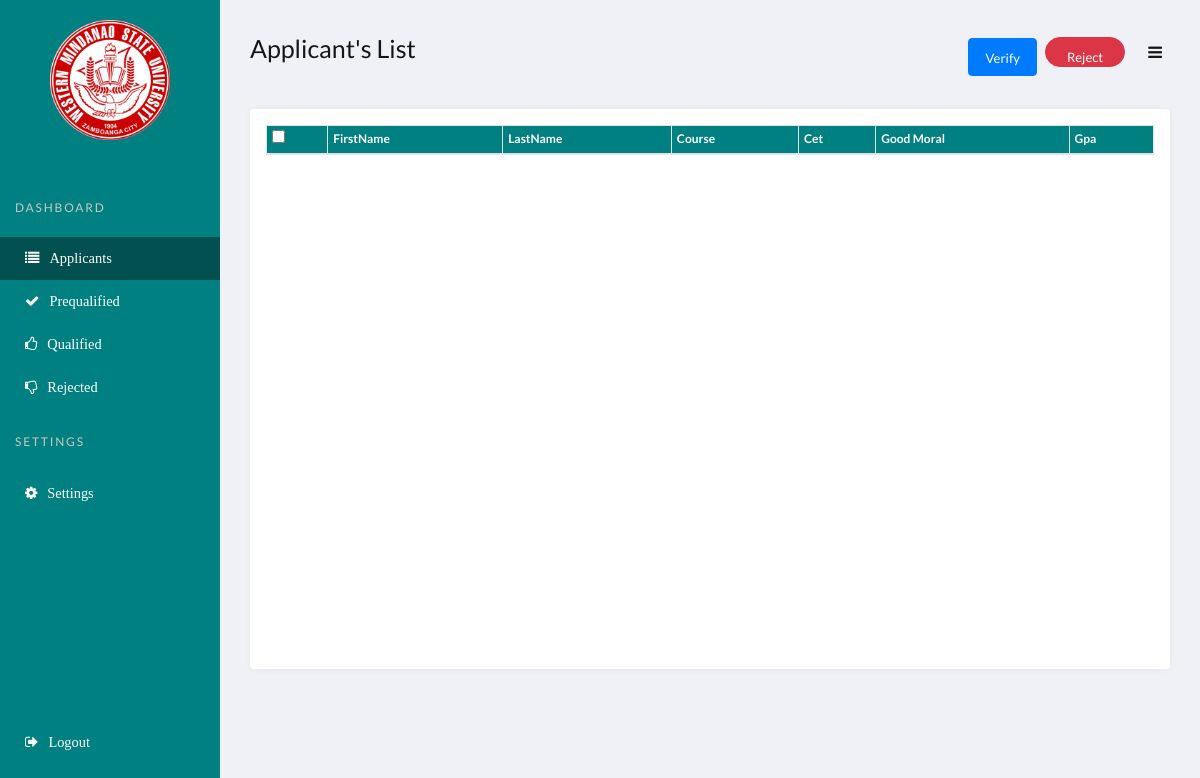
The app's page /admin/admin.main.php (signed in), older data.
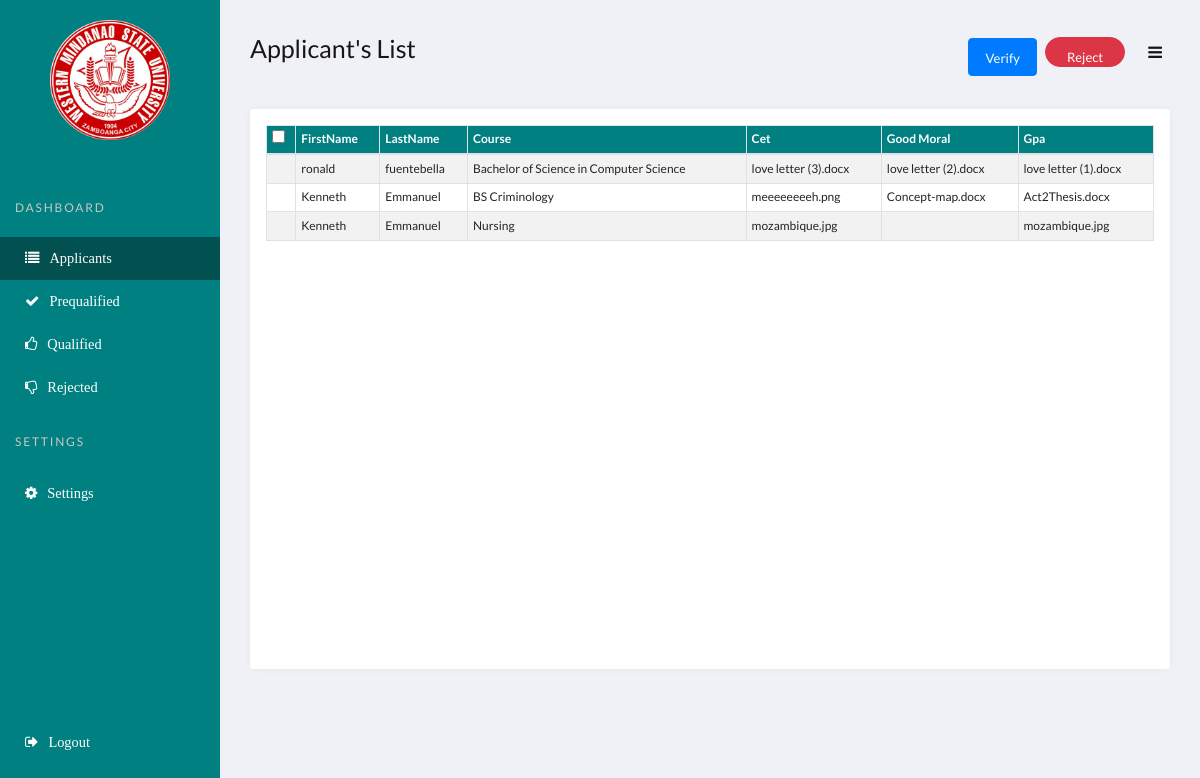
The same page, newer data.
### tables this page shows
CREATE TABLE `selectedcourse` (
  `id` int(11) NOT NULL,
  `user_id` int(11) NOT NULL,
  `course_id` int(11) NOT NULL,
  `file_id` int(11) NOT NULL
);

CREATE TABLE `users` (
  `id` int(11) NOT NULL,
  `username` varchar(100) NOT NULL,
  `fname` varchar(100) NOT NULL,
  `lname` varchar(100) NOT NULL,
  `email` varchar(100) NOT NULL,
  `user_type` varchar(100) NOT NULL,
  `password` varchar(100) NOT NULL
);

CREATE TABLE `coursestbl` (
  `course_id` int(11) NOT NULL,
  `course_name` varchar(255) NOT NULL,
  `course_description` varchar(1000) NOT NULL,
  `college_id` int(11) NOT NULL,
  `course_img` text DEFAULT NULL
);

CREATE TABLE `attachment` (
  `id` int(11) NOT NULL,
  `cet_path` text NOT NULL,
  `gmoral_path` text NOT NULL,
  `gpa_path` text NOT NULL,
  `shiftee_path` text DEFAULT NULL,
  `user_id` int(100) NOT NULL
);

### admin/admin.main.php (the view, shortened to what this page needs)
<?php
include('../functions.php');
?>
<!DOCTYPE html>
<html lang="en">
<head>
    <link rel="stylesheet" href="../bootstrap4/css/bootstrap.min.css">
    <link href="//maxcdn.bootstrapcdn.com/font-awesome/4.7.0/css/font-awesome.min.css" rel="stylesheet">
    <link rel="stylesheet" href="../css/admin.style.css">
    <link rel="stylesheet" type="text/css" href="../DataTables/datatables.css">
</head>
<body>
    <?php  if (isset($_SESSION['user'])) : ?>
    <header class="page-header">
        <nav>
          <a href="../index.html">
            <img class="logo mx-auto" src="../seal/wmsu-logo.png" alt="wmsu logo">
          </a>
          <ul class="admin-menu">
            <li class="menu-heading">
              <h3>Dashboard</h3>
            </li>
            <li>
                <a href="#admin.main.php" class="active">
                  <i class="fa fa-list" aria-hidden="true"><span>Applicants</span></i>
                </a>
            </li>
            <li>
                <a href="admin.pre.php">
                  <i class="fa fa-check" aria-hidden="true"><span>Prequalified</span></i>
                </a>
            </li>
            <li>
                <a href="admin.qual.php">
                    <i class="fa fa-thumbs-o-up" aria-hidden="true"><span>Qualified</span></i>
                </a>
            </li>
            <li>
              <a href="admin.rej.php">
                <i class="fa fa-thumbs-o-down" aria-hidden="true"><span>Rejected</span></i>
              </a>
            </li>
            <li class="menu-heading">
              <h3>Settings</h3>
            </li>
            <li>
              <a href="setting.admin.php">
                <i class="fa fa-cog" aria-hidden="true"><span>Settings</span></i>
              </a>
            </li>
            <li>
              <a href="../index.php?logout='1'">
                <i class="fa fa-sign-out"><span>Logout</span></i>
              </a>
            </li>
          </ul>
        </nav>
      </header>
      <?php endif ?>
      <section class="page-content">
        <section class="btn-group">
          <p class="section-name">Applicant's List</p>
          <div class="buttons">
            <button class="btn btn-primary mr-2 pl-3 pr-3"><span class="label">Verify</span></button>
            <button class="btn btn-danger pl-3 pr-3"><span class="label">Reject</span></button>
            <button class="toggle-more-menu" id="dropdown-more-buttons" data-toggle="dropdown" aria-haspopup="true" aria-expanded="false">
              <i class="fa fa-bars"></i>
            </button>
          </div>
        </section>
        <section class="grid">
          <article>
              <div class="table table-responsive-sm table-responsive-md table-responsive-lg table-responsive-xl mx-3 my-3">
                <table class="table table-sm table-striped table-bordered table-hover" id="printable-table">
                    <thead class="thead">
                    <?php $results = mysqli_query($db, "SELECT * from selectedcourse LEFT JOIN users ON selectedcourse.user_id = users.id
                     LEFT JOIN coursestbl ON selectedcourse.course_id = coursestbl.course_id
                     LEFT JOIN attachment ON selectedcourse.file_id = attachment.id ")?>
                        <tr>
                            <th><input type="checkbox" onclick="toggle(this)"></th>
                            <th>FirstName</th>
                            <th>LastName</th>
                            <th>Course</th>
                            <th>Cet</th>
                            <th>Good Moral</th>
                            <th>Gpa</th>
                        </tr>
                    </thead>
                    <tbody class="tbody">
                 <?php   while ($row = mysqli_fetch_array($results)) { ?>
                            <tr>
                            <td> </td>
                          <td><?php echo $row['fname']; ?> </td>
                          <td><?php echo $row['lname']; ?> </td>
                          <td><?php echo $row['course_name']; ?></td>
                          <td> <a href="../files_upload/attachment/<?php echo $row['cet_path']; ?>" ><?php echo $row['cet_path']; ?> </td>
                          <td> <a href="../files_upload/attachment/<?php echo $row['gmoral_path']; ?>" ><?php echo $row['gmoral_path']; ?> </td>
                          <td> <a href="../files_upload/attachment/<?php echo $row['gpa_path']; ?>" ><?php echo $row['gpa_path']; ?> </td>
                          <?php
                        }
                         ?>
                    </tbody>
                </table>
              </div>
          </article>
        </section>
      </section>
</body>
</html>

### css/admin.style.css (style rules this page uses)
:root { --page-header-bgColor: teal; --page-header-bgColor-hover: rgb(3, 80, 80); --page-header-txtColor: white; --page-header-headingColor: rgb(202, 198, 198); --page-header-width: 220px; --page-content-bgColor: #f0f1f6; --page-content-txtColor: #171616; --page-content-blockColor: #fff; --white: #fff; --black: #333; --blue: #00b9eb; --red: #ec1848; --border-radius: 4px; --box-shadow: 0 0 10px -2px rgba(0, 0, 0, 0.075); }
* { padding: 0; margin: 0; box-sizing: border-box; }
ul { list-style: none; }
a,button { color: inherit; }
a { text-decoration: none; }
button { background: none; cursor: pointer; }
button, input { border: none; }
i { display: block; }
body { font: 16px/1.5 "Lato", sans-serif; }
.page-header { position: fixed; top: 0; left: 0; right: 0; bottom: 0; overflow: auto; padding-top: 20px; width: var(--page-header-width); color: var(--page-header-txtColor); background: var(--page-header-bgColor); }
.page-header nav { display: flex; flex-direction: column; min-height: 100%; }
.page-header .logo { display: block; max-width: 120px; }
.page-header .admin-menu { display: flex; flex-direction: column; flex-grow: 1; margin-top: 35px; }
.page-header .admin-menu li:nth-last-child(2) { margin-bottom: 35px; }
.page-header .admin-menu li:last-child { margin-top: auto; margin-bottom: 20px; }
.page-header .admin-menu li > * { width: 100%; padding: 14px 15px; }
.page-header .admin-menu li i span { width: 100%; padding: 14px 10px; }
.page-header .admin-menu .menu-heading h3 { text-transform: uppercase; letter-spacing: 0.15em; font-size: 12px; margin-top: 12px; color: var(--page-header-headingColor); }
.page-header .admin-menu i { width: 10px; height: 15px; fill: var(--page-header-txtColor); margin-right: 0px; margin-left: 10px; transition: fill 0.2s; }
.page-header .admin-menu li a { text-decoration: none; }
.page-header .admin-menu li a.active { background-color: var(--page-header-bgColor-hover); }
.page-header .admin-menu a, .page-header .admin-menu button { display: flex; align-items: center; font-size: 0.9rem; transition: background 0.2s, color 0.2s; }
.page-content { position: relative; left: var(--page-header-width); width: calc(100% - var(--page-header-width)); min-height: 100vh; padding: 30px; color: var(--page-content-txtColor); background: var(--page-content-bgColor); }
.btn-group { display: grid; grid-template-columns: 1fr auto; grid-column-gap: 0px; align-items: center; background: var(--page-content-bgColor); margin-bottom: 25px; }
.btn-group .buttons { display: flex; align-items: center; }
.btn-group .buttons { justify-content: flex-end; }
.btn-group .buttons .btn-danger { width: 80px; height: 30px; color: white; margin: 0 0 10px; border-radius: 15px; outline: none; }
.btn-group .buttons .toggle-more-menu i { width: 30px; height: 30px; margin: 0 0 0 15px; }
.btn-group .buttons .toggle-more-menu { outline: none; }
.btn-group .buttons .label { font-size: 13px; }
.btn-group .section-name { font-size: 25px; }
.page-content .grid .thead { background-color: teal; color: white; font-size: 12px; }
.page-content .grid .tbody { font-size: 12px; }
.page-content .grid > article { display: flex; min-height: 70vh; height: 100%; background: var(--page-content-blockColor); border-radius: var(--border-radius); box-shadow: var(--box-shadow); }

Row changes from the older to the newer data that the page shows:
added selectedcourse: user.fname "ronald", user.lname "fuentebella", course.course_name "Bachelor of Science in Computer Science", file.cet_path "love letter (3).docx", file.gmoral_path "love letter (2).docx", file.gpa_path "love letter (1).docx"
added selectedcourse: user.fname "Kenneth", user.lname "Emmanuel", course.course_name "BS Criminology", file.cet_path "meeeeeeeeh.png", file.gmoral_path "Concept-map.docx", file.gpa_path "Act2Thesis.docx"
added selectedcourse: user.fname "Kenneth", user.lname "Emmanuel", course.course_name "Nursing", file.cet_path "mozambique.jpg", file.gpa_path "mozambique.jpg"
